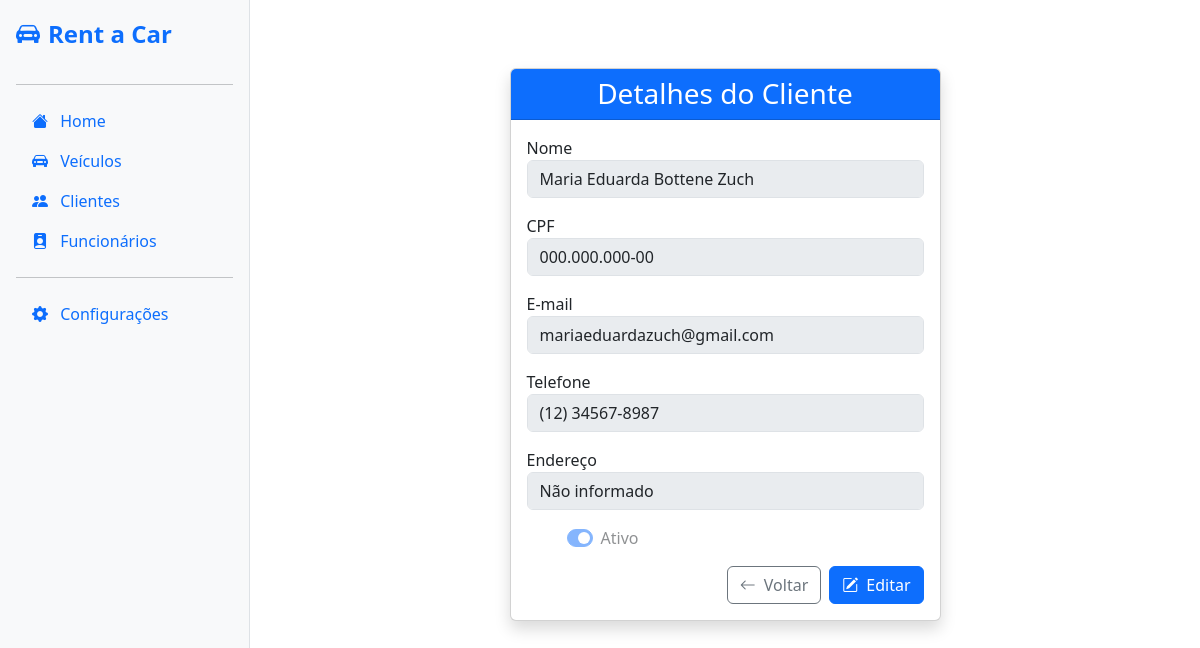
The page /client/40/ on the database as committed earlier.
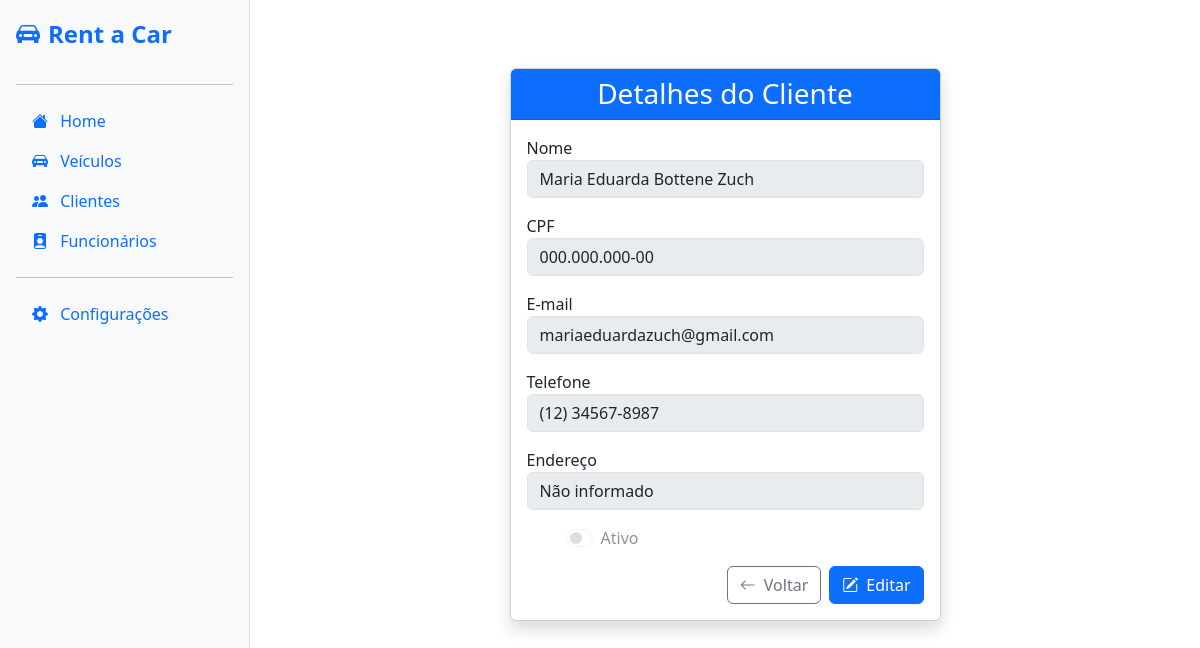
The same page on the database as committed later.
### client/models.py (models this page shows, shortened)
class Client(models.Model):
    name = models.CharField(max_length=255, verbose_name="Nome")
    cpf = models.CharField(max_length=11, unique=True, verbose_name="CPF")
    email = models.EmailField(verbose_name="E-mail")
    address = models.TextField(blank=True, null=True, verbose_name="Endereço")
    phone = models.CharField(max_length=11, verbose_name="Telefone")
    active = models.BooleanField(default=True, verbose_name="Ativo")
    class Meta:
        verbose_name = "Cliente"
        verbose_name_plural = "Clientes"
    @property
    def cpf_formatado(self):
        cpf = self.cpf
        return f"{cpf[:3]}.{cpf[3:6]}.{cpf[6:9]}-{cpf[9:]}"
    @property
    def phone_formatado(self):
        if len(self.phone) == 11:
            ddd = self.phone[:2]
            parte1 = self.phone[2:7]
            parte2 = self.phone[7:]
            return f"({ddd}) {parte1}-{parte2}"
        return self.phone  # se não tiver 11 dígitos, retorna como está

### client/views.py (the view)
# urls.py: path('<int:id>/', views.client_detail, name='client_detail'),
def client_detail(request, id):
    client = get_object_or_404(Client, id=id)
    active_reservations = client.reservations.filter(status='active')
    has_active_reservations = active_reservations.exists()
    return render(request, 'clients/detail.html', {
        'client': client,
        'active_reservations': active_reservations,
        'has_active_reservations': has_active_reservations,
    })

### client/templates/clients/detail.html (shortened to what this page needs)
{% extends "base/base.html" %}
{% block content %}
<div class="container mt-5">
  <div class="row justify-content-center">
    <div class="col-md-8 col-lg-6">
      <div class="card shadow">
        <div class="card-header bg-primary text-white text-center">
          <h3 class="mb-0">Detalhes do Cliente</h3>
        </div>
        <div class="card-body">
          <form>
            <div class="mb-3">
              <label for="id_name">Nome</label>
              <input type="text" id="id_name" class="form-control" value="{{ client.name|title }}" disabled>
            </div>
            <div class="mb-3">
              <label for="id_cpf">CPF</label>
              <input type="text" id="id_cpf" class="form-control" value="{{ client.cpf_formatado }}" disabled>
            </div>
            <div class="mb-3">
              <label for="id_email">E-mail</label>
              <input type="email" id="id_email" class="form-control" value="{{ client.email }}" disabled>
            </div>
            <div class="mb-3">
              <label for="id_phone">Telefone</label>
              <input type="text" id="id_phone" class="form-control" value="{{ client.phone_formatado }}" disabled>
            </div>
            <div class="mb-3">
              <label for="id_address">Endereço</label>
              <textarea id="id_address" class="form-control" rows="3" disabled>{{ client.address|default:"Não informado" }}</textarea>
            </div>
            <div class="form-check form-switch mb-3">
              <input class="form-check-input" type="checkbox" id="id_active" {% if client.active %}checked{% endif %} disabled>
              <label class="form-check-label" for="id_active">Ativo</label>
            </div>
            <div class="d-flex justify-content-end gap-2 mt-3">
              <a href="{% url 'client_list' %}" class="btn btn-outline-secondary d-flex align-items-center">
                <i class="bi bi-arrow-left me-2"></i> Voltar
              </a>
              <a href="{% url 'client_update' client.id %}" class="btn btn-primary d-flex align-items-center">
                <i class="bi bi-pencil-square me-2"></i> Editar
              </a>
            </div>
          </form>
        </div>
      </div>
    </div>
  </div>
</div>
{% endblock %}

Rows that differ between the two databases and show on the page:
changed Client "Maria Eduarda Bottene Zuch": active "☑" → "☐"
